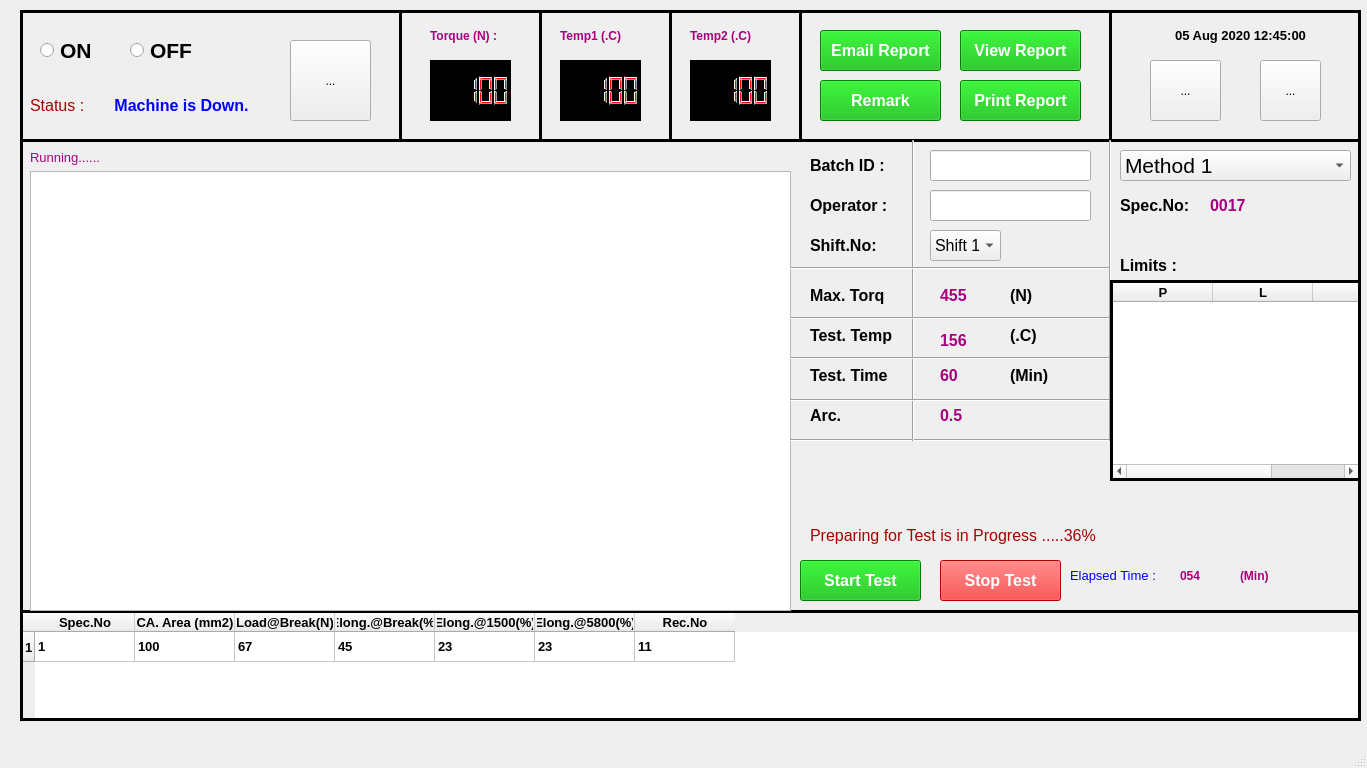
<?xml version="1.0" encoding="UTF-8"?>
<ui version="4.0">
 <class>MainWindow</class>
 <widget class="QMainWindow" name="MainWindow">
  <property name="geometry">
   <rect>
    <x>0</x>
    <y>0</y>
    <width>1367</width>
    <height>768</height>
   </rect>
  </property>
  <property name="baseSize">
   <size>
    <width>0</width>
    <height>0</height>
   </size>
  </property>
  <property name="windowTitle">
   <string>MainWindow</string>
  </property>
  <property name="styleSheet">
   <string notr="true"/>
  </property>
  <widget class="QWidget" name="centralwidget">
   <widget class="QFrame" name="frame">
    <property name="geometry">
     <rect>
      <x>20</x>
      <y>10</y>
      <width>1341</width>
      <height>711</height>
     </rect>
    </property>
    <property name="font">
     <font>
      <family>MS Sans Serif</family>
     </font>
    </property>
    <property name="styleSheet">
     <string notr="true">color: rgb(0, 0, 0);
</string>
    </property>
    <property name="frameShape">
     <enum>QFrame::Box</enum>
    </property>
    <property name="frameShadow">
     <enum>QFrame::Plain</enum>
    </property>
    <property name="lineWidth">
     <number>3</number>
    </property>
    <widget class="QLabel" name="label_20">
     <property name="geometry">
      <rect>
       <x>1110</x>
       <y>10</y>
       <width>221</width>
       <height>31</height>
      </rect>
     </property>
     <property name="font">
      <font>
       <family>Arial</family>
       <pointsize>10</pointsize>
       <weight>75</weight>
       <bold>true</bold>
      </font>
     </property>
     <property name="styleSheet">
      <string notr="true">color: rgb(0, 0, 0);</string>
     </property>
     <property name="text">
      <string>05 Aug 2020 12:45:00</string>
     </property>
     <property name="alignment">
      <set>Qt::AlignCenter</set>
     </property>
    </widget>
    <widget class="Line" name="line">
     <property name="geometry">
      <rect>
       <x>0</x>
       <y>120</y>
       <width>1341</width>
       <height>20</height>
      </rect>
     </property>
     <property name="frameShadow">
      <enum>QFrame::Plain</enum>
     </property>
     <property name="lineWidth">
      <number>3</number>
     </property>
     <property name="orientation">
      <enum>Qt::Horizontal</enum>
     </property>
    </widget>
    <widget class="QTableWidget" name="tableWidget">
     <property name="geometry">
      <rect>
       <x>0</x>
       <y>600</y>
       <width>1341</width>
       <height>111</height>
      </rect>
     </property>
     <property name="font">
      <font>
       <family>Arial</family>
       <pointsize>16</pointsize>
      </font>
     </property>
     <property name="styleSheet">
      <string notr="true">color: rgb(0, 0, 0);</string>
     </property>
     <property name="frameShape">
      <enum>QFrame::Box</enum>
     </property>
     <property name="frameShadow">
      <enum>QFrame::Plain</enum>
     </property>
     <property name="lineWidth">
      <number>3</number>
     </property>
     <property name="gridStyle">
      <enum>Qt::SolidLine</enum>
     </property>
     <property name="sortingEnabled">
      <bool>true</bool>
     </property>
     <row>
      <property name="text">
       <string>1</string>
      </property>
      <property name="font">
       <font>
        <family>Arial</family>
        <pointsize>10</pointsize>
        <weight>75</weight>
        <bold>true</bold>
       </font>
      </property>
     </row>
     <column>
      <property name="text">
       <string>Spec.No</string>
      </property>
      <property name="font">
       <font>
        <family>Arial</family>
        <pointsize>10</pointsize>
        <weight>75</weight>
        <bold>true</bold>
       </font>
      </property>
     </column>
     <column>
      <property name="text">
       <string>CA. Area (mm2)</string>
      </property>
      <property name="font">
       <font>
        <family>Arial</family>
        <pointsize>10</pointsize>
        <weight>75</weight>
        <bold>true</bold>
       </font>
      </property>
     </column>
     <column>
      <property name="text">
       <string>Load@Break(N)</string>
      </property>
      <property name="font">
       <font>
        <family>Arial</family>
        <pointsize>10</pointsize>
        <weight>75</weight>
        <bold>true</bold>
       </font>
      </property>
     </column>
     <column>
      <property name="text">
       <string>Elong.@Break(%)</string>
      </property>
      <property name="font">
       <font>
        <family>Arial</family>
        <pointsize>10</pointsize>
        <weight>75</weight>
        <bold>true</bold>
       </font>
      </property>
     </column>
     <column>
      <property name="text">
       <string>Elong.@1500(%)</string>
      </property>
      <property name="font">
       <font>
        <family>Arial</family>
        <pointsize>10</pointsize>
        <weight>75</weight>
        <bold>true</bold>
       </font>
      </property>
     </column>
     <column>
      <property name="text">
       <string>Elong.@5800(%)</string>
      </property>
      <property name="font">
       <font>
        <family>Arial</family>
        <pointsize>10</pointsize>
        <weight>75</weight>
        <bold>true</bold>
       </font>
      </property>
     </column>
     <column>
      <property name="text">
       <string>Rec.No</string>
      </property>
      <property name="font">
       <font>
        <family>Arial</family>
        <pointsize>10</pointsize>
        <weight>75</weight>
        <bold>true</bold>
       </font>
      </property>
     </column>
     <item row="0" column="0">
      <property name="text">
       <string>1</string>
      </property>
      <property name="font">
       <font>
        <family>Arial</family>
        <pointsize>10</pointsize>
        <weight>75</weight>
        <bold>true</bold>
       </font>
      </property>
     </item>
     <item row="0" column="1">
      <property name="text">
       <string>100</string>
      </property>
      <property name="font">
       <font>
        <family>Arial</family>
        <pointsize>10</pointsize>
        <weight>75</weight>
        <bold>true</bold>
       </font>
      </property>
     </item>
     <item row="0" column="2">
      <property name="text">
       <string>67</string>
      </property>
      <property name="font">
       <font>
        <family>Arial</family>
        <pointsize>10</pointsize>
        <weight>75</weight>
        <bold>true</bold>
       </font>
      </property>
     </item>
     <item row="0" column="3">
      <property name="text">
       <string>45</string>
      </property>
      <property name="font">
       <font>
        <family>Arial</family>
        <pointsize>10</pointsize>
        <weight>75</weight>
        <bold>true</bold>
       </font>
      </property>
     </item>
     <item row="0" column="4">
      <property name="text">
       <string>23</string>
      </property>
      <property name="font">
       <font>
        <family>Arial</family>
        <pointsize>10</pointsize>
        <weight>75</weight>
        <bold>true</bold>
       </font>
      </property>
     </item>
     <item row="0" column="5">
      <property name="text">
       <string>23</string>
      </property>
      <property name="font">
       <font>
        <family>Arial</family>
        <pointsize>10</pointsize>
        <weight>75</weight>
        <bold>true</bold>
       </font>
      </property>
     </item>
     <item row="0" column="6">
      <property name="text">
       <string>11</string>
      </property>
      <property name="font">
       <font>
        <family>Arial</family>
        <pointsize>10</pointsize>
        <weight>75</weight>
        <bold>true</bold>
       </font>
      </property>
     </item>
    </widget>
    <widget class="QLCDNumber" name="lcdNumber">
     <property name="geometry">
      <rect>
       <x>410</x>
       <y>50</y>
       <width>81</width>
       <height>61</height>
      </rect>
     </property>
     <property name="styleSheet">
      <string notr="true">background-color: rgb(0, 0, 0);
font: 10pt &quot;MS Sans Serif&quot;;
color: rgb(255, 0, 0);</string>
     </property>
     <property name="smallDecimalPoint">
      <bool>false</bool>
     </property>
     <property name="value" stdset="0">
      <double>100.000000000000000</double>
     </property>
     <property name="intValue" stdset="0">
      <number>100</number>
     </property>
    </widget>
    <widget class="QLabel" name="label_13">
     <property name="geometry">
      <rect>
       <x>410</x>
       <y>10</y>
       <width>81</width>
       <height>31</height>
      </rect>
     </property>
     <property name="font">
      <font>
       <family>Arial</family>
       <pointsize>9</pointsize>
       <weight>75</weight>
       <bold>true</bold>
      </font>
     </property>
     <property name="styleSheet">
      <string notr="true">color: rgb(170, 0, 127);</string>
     </property>
     <property name="text">
      <string>Torque (N) :</string>
     </property>
     <property name="alignment">
      <set>Qt::AlignLeading|Qt::AlignLeft|Qt::AlignVCenter</set>
     </property>
    </widget>
    <widget class="QWidget" name="layoutWidget">
     <property name="geometry">
      <rect>
       <x>10</x>
       <y>140</y>
       <width>761</width>
       <height>461</height>
      </rect>
     </property>
     <layout class="QGridLayout" name="gridLayout">
      <item row="1" column="0">
       <widget class="QGraphicsView" name="graphicsView"/>
      </item>
      <item row="0" column="0">
       <widget class="QLabel" name="label_22">
        <property name="font">
         <font>
          <family>Arial</family>
          <pointsize>10</pointsize>
          <weight>50</weight>
          <bold>false</bold>
         </font>
        </property>
        <property name="styleSheet">
         <string notr="true">color: rgb(170, 0, 127);</string>
        </property>
        <property name="text">
         <string>Running......</string>
        </property>
        <property name="alignment">
         <set>Qt::AlignLeading|Qt::AlignLeft|Qt::AlignVCenter</set>
        </property>
       </widget>
      </item>
     </layout>
    </widget>
    <widget class="QLabel" name="label_14">
     <property name="geometry">
      <rect>
       <x>540</x>
       <y>10</y>
       <width>81</width>
       <height>31</height>
      </rect>
     </property>
     <property name="font">
      <font>
       <family>Arial</family>
       <pointsize>9</pointsize>
       <weight>75</weight>
       <bold>true</bold>
      </font>
     </property>
     <property name="styleSheet">
      <string notr="true">color: rgb(170, 0, 127);</string>
     </property>
     <property name="text">
      <string>Temp1 (.C) </string>
     </property>
     <property name="alignment">
      <set>Qt::AlignLeading|Qt::AlignLeft|Qt::AlignVCenter</set>
     </property>
    </widget>
    <widget class="QLCDNumber" name="lcdNumber_2">
     <property name="geometry">
      <rect>
       <x>540</x>
       <y>50</y>
       <width>81</width>
       <height>61</height>
      </rect>
     </property>
     <property name="styleSheet">
      <string notr="true">background-color: rgb(0, 0, 0);
font: 10pt &quot;MS Sans Serif&quot;;
color: rgb(255, 0, 0);</string>
     </property>
     <property name="smallDecimalPoint">
      <bool>false</bool>
     </property>
     <property name="value" stdset="0">
      <double>100.000000000000000</double>
     </property>
     <property name="intValue" stdset="0">
      <number>100</number>
     </property>
    </widget>
    <widget class="Line" name="line_15">
     <property name="geometry">
      <rect>
       <x>370</x>
       <y>0</y>
       <width>20</width>
       <height>131</height>
      </rect>
     </property>
     <property name="frameShadow">
      <enum>QFrame::Plain</enum>
     </property>
     <property name="lineWidth">
      <number>3</number>
     </property>
     <property name="orientation">
      <enum>Qt::Vertical</enum>
     </property>
    </widget>
    <widget class="QToolButton" name="toolButton">
     <property name="geometry">
      <rect>
       <x>270</x>
       <y>30</y>
       <width>81</width>
       <height>81</height>
      </rect>
     </property>
     <property name="text">
      <string>...</string>
     </property>
     <property name="icon">
      <iconset>
       <normaloff>../images/start.jpg</normaloff>../images/start.jpg</iconset>
     </property>
     <property name="iconSize">
      <size>
       <width>100</width>
       <height>100</height>
      </size>
     </property>
    </widget>
    <widget class="QLabel" name="label_48">
     <property name="geometry">
      <rect>
       <x>10</x>
       <y>80</y>
       <width>61</width>
       <height>31</height>
      </rect>
     </property>
     <property name="font">
      <font>
       <family>Arial</family>
       <pointsize>12</pointsize>
       <weight>50</weight>
       <bold>false</bold>
      </font>
     </property>
     <property name="styleSheet">
      <string notr="true">color: rgb(170, 0, 0);</string>
     </property>
     <property name="text">
      <string>Status :</string>
     </property>
     <property name="alignment">
      <set>Qt::AlignLeading|Qt::AlignLeft|Qt::AlignVCenter</set>
     </property>
    </widget>
    <widget class="QLCDNumber" name="lcdNumber_3">
     <property name="geometry">
      <rect>
       <x>670</x>
       <y>50</y>
       <width>81</width>
       <height>61</height>
      </rect>
     </property>
     <property name="styleSheet">
      <string notr="true">background-color: rgb(0, 0, 0);
font: 10pt &quot;MS Sans Serif&quot;;
color: rgb(255, 0, 0);</string>
     </property>
     <property name="smallDecimalPoint">
      <bool>false</bool>
     </property>
     <property name="value" stdset="0">
      <double>100.000000000000000</double>
     </property>
     <property name="intValue" stdset="0">
      <number>100</number>
     </property>
    </widget>
    <widget class="QLabel" name="label_21">
     <property name="geometry">
      <rect>
       <x>670</x>
       <y>10</y>
       <width>81</width>
       <height>31</height>
      </rect>
     </property>
     <property name="font">
      <font>
       <family>Arial</family>
       <pointsize>9</pointsize>
       <weight>75</weight>
       <bold>true</bold>
      </font>
     </property>
     <property name="styleSheet">
      <string notr="true">color: rgb(170, 0, 127);</string>
     </property>
     <property name="text">
      <string>Temp2 (.C) </string>
     </property>
     <property name="alignment">
      <set>Qt::AlignLeading|Qt::AlignLeft|Qt::AlignVCenter</set>
     </property>
    </widget>
    <widget class="Line" name="line_16">
     <property name="geometry">
      <rect>
       <x>510</x>
       <y>0</y>
       <width>20</width>
       <height>131</height>
      </rect>
     </property>
     <property name="frameShadow">
      <enum>QFrame::Plain</enum>
     </property>
     <property name="lineWidth">
      <number>3</number>
     </property>
     <property name="orientation">
      <enum>Qt::Vertical</enum>
     </property>
    </widget>
    <widget class="Line" name="line_17">
     <property name="geometry">
      <rect>
       <x>640</x>
       <y>0</y>
       <width>20</width>
       <height>131</height>
      </rect>
     </property>
     <property name="frameShadow">
      <enum>QFrame::Plain</enum>
     </property>
     <property name="lineWidth">
      <number>3</number>
     </property>
     <property name="orientation">
      <enum>Qt::Vertical</enum>
     </property>
    </widget>
    <widget class="Line" name="line_18">
     <property name="geometry">
      <rect>
       <x>770</x>
       <y>0</y>
       <width>20</width>
       <height>131</height>
      </rect>
     </property>
     <property name="frameShadow">
      <enum>QFrame::Plain</enum>
     </property>
     <property name="lineWidth">
      <number>3</number>
     </property>
     <property name="orientation">
      <enum>Qt::Vertical</enum>
     </property>
    </widget>
    <widget class="Line" name="line_19">
     <property name="geometry">
      <rect>
       <x>1080</x>
       <y>0</y>
       <width>20</width>
       <height>131</height>
      </rect>
     </property>
     <property name="frameShadow">
      <enum>QFrame::Plain</enum>
     </property>
     <property name="lineWidth">
      <number>3</number>
     </property>
     <property name="orientation">
      <enum>Qt::Vertical</enum>
     </property>
    </widget>
    <widget class="QToolButton" name="toolButton_3">
     <property name="geometry">
      <rect>
       <x>1240</x>
       <y>50</y>
       <width>61</width>
       <height>61</height>
      </rect>
     </property>
     <property name="text">
      <string>...</string>
     </property>
     <property name="icon">
      <iconset>
       <normaloff>../images/report3.png</normaloff>../images/report3.png</iconset>
     </property>
     <property name="iconSize">
      <size>
       <width>250</width>
       <height>150</height>
      </size>
     </property>
    </widget>
    <widget class="QToolButton" name="toolButton_4">
     <property name="geometry">
      <rect>
       <x>1130</x>
       <y>50</y>
       <width>71</width>
       <height>61</height>
      </rect>
     </property>
     <property name="text">
      <string>...</string>
     </property>
     <property name="icon">
      <iconset>
       <normaloff>../images/setting.png</normaloff>../images/setting.png</iconset>
     </property>
     <property name="iconSize">
      <size>
       <width>250</width>
       <height>150</height>
      </size>
     </property>
    </widget>
    <widget class="QPushButton" name="pushButton_5">
     <property name="geometry">
      <rect>
       <x>800</x>
       <y>20</y>
       <width>121</width>
       <height>41</height>
      </rect>
     </property>
     <property name="font">
      <font>
       <family>Arial</family>
       <pointsize>12</pointsize>
       <weight>75</weight>
       <bold>true</bold>
      </font>
     </property>
     <property name="styleSheet">
      <string notr="true">color: rgb(255, 255, 255);
background-color: rgb(0, 180, 0);</string>
     </property>
     <property name="text">
      <string>Email Report</string>
     </property>
    </widget>
    <widget class="QPushButton" name="pushButton_6">
     <property name="geometry">
      <rect>
       <x>940</x>
       <y>20</y>
       <width>121</width>
       <height>41</height>
      </rect>
     </property>
     <property name="font">
      <font>
       <family>Arial</family>
       <pointsize>12</pointsize>
       <weight>75</weight>
       <bold>true</bold>
      </font>
     </property>
     <property name="styleSheet">
      <string notr="true">color: rgb(255, 255, 255);
background-color: rgb(0, 180, 0);</string>
     </property>
     <property name="text">
      <string>View Report</string>
     </property>
    </widget>
    <widget class="QPushButton" name="pushButton_7">
     <property name="geometry">
      <rect>
       <x>940</x>
       <y>70</y>
       <width>121</width>
       <height>41</height>
      </rect>
     </property>
     <property name="font">
      <font>
       <family>Arial</family>
       <pointsize>12</pointsize>
       <weight>75</weight>
       <bold>true</bold>
      </font>
     </property>
     <property name="styleSheet">
      <string notr="true">color: rgb(255, 255, 255);
background-color: rgb(0, 180, 0);</string>
     </property>
     <property name="text">
      <string>Print Report</string>
     </property>
    </widget>
    <widget class="QPushButton" name="pushButton_8">
     <property name="geometry">
      <rect>
       <x>800</x>
       <y>70</y>
       <width>121</width>
       <height>41</height>
      </rect>
     </property>
     <property name="font">
      <font>
       <family>Arial</family>
       <pointsize>12</pointsize>
       <weight>75</weight>
       <bold>true</bold>
      </font>
     </property>
     <property name="styleSheet">
      <string notr="true">color: rgb(255, 255, 255);
background-color: rgb(0, 180, 0);</string>
     </property>
     <property name="text">
      <string>Remark</string>
     </property>
    </widget>
    <widget class="QComboBox" name="comboBox">
     <property name="geometry">
      <rect>
       <x>1100</x>
       <y>140</y>
       <width>231</width>
       <height>31</height>
      </rect>
     </property>
     <property name="font">
      <font>
       <family>Arial</family>
       <pointsize>16</pointsize>
      </font>
     </property>
     <item>
      <property name="text">
       <string>Method 1</string>
      </property>
     </item>
     <item>
      <property name="text">
       <string>Method 2</string>
      </property>
     </item>
     <item>
      <property name="text">
       <string>Method 3</string>
      </property>
     </item>
     <item>
      <property name="text">
       <string>Method 4</string>
      </property>
     </item>
     <item>
      <property name="text">
       <string>Method 5</string>
      </property>
     </item>
     <item>
      <property name="text">
       <string>Method 6</string>
      </property>
     </item>
    </widget>
    <widget class="QLabel" name="label_11">
     <property name="geometry">
      <rect>
       <x>1100</x>
       <y>180</y>
       <width>81</width>
       <height>31</height>
      </rect>
     </property>
     <property name="font">
      <font>
       <family>Arial</family>
       <pointsize>12</pointsize>
       <weight>75</weight>
       <bold>true</bold>
      </font>
     </property>
     <property name="styleSheet">
      <string notr="true">color: rgb(0, 0, 0);</string>
     </property>
     <property name="text">
      <string>Spec.No:</string>
     </property>
     <property name="alignment">
      <set>Qt::AlignLeading|Qt::AlignLeft|Qt::AlignVCenter</set>
     </property>
    </widget>
    <widget class="QLineEdit" name="lineEdit_3">
     <property name="geometry">
      <rect>
       <x>910</x>
       <y>140</y>
       <width>161</width>
       <height>31</height>
      </rect>
     </property>
     <property name="font">
      <font>
       <family>Arial</family>
       <pointsize>12</pointsize>
       <weight>75</weight>
       <bold>true</bold>
      </font>
     </property>
    </widget>
    <widget class="QLabel" name="label_9">
     <property name="geometry">
      <rect>
       <x>790</x>
       <y>140</y>
       <width>91</width>
       <height>31</height>
      </rect>
     </property>
     <property name="font">
      <font>
       <family>Arial</family>
       <pointsize>12</pointsize>
       <weight>75</weight>
       <bold>true</bold>
      </font>
     </property>
     <property name="styleSheet">
      <string notr="true">color: rgb(0, 0, 0);</string>
     </property>
     <property name="text">
      <string>Batch ID :</string>
     </property>
     <property name="alignment">
      <set>Qt::AlignLeading|Qt::AlignLeft|Qt::AlignVCenter</set>
     </property>
    </widget>
    <widget class="QLabel" name="label_12">
     <property name="geometry">
      <rect>
       <x>1190</x>
       <y>180</y>
       <width>91</width>
       <height>31</height>
      </rect>
     </property>
     <property name="font">
      <font>
       <family>Arial</family>
       <pointsize>12</pointsize>
       <weight>75</weight>
       <bold>true</bold>
      </font>
     </property>
     <property name="styleSheet">
      <string notr="true">color: rgb(170, 0, 127);</string>
     </property>
     <property name="text">
      <string>0017</string>
     </property>
     <property name="alignment">
      <set>Qt::AlignLeading|Qt::AlignLeft|Qt::AlignVCenter</set>
     </property>
    </widget>
    <widget class="QLabel" name="label_10">
     <property name="geometry">
      <rect>
       <x>790</x>
       <y>180</y>
       <width>91</width>
       <height>31</height>
      </rect>
     </property>
     <property name="font">
      <font>
       <family>Arial</family>
       <pointsize>12</pointsize>
       <weight>75</weight>
       <bold>true</bold>
      </font>
     </property>
     <property name="styleSheet">
      <string notr="true">color: rgb(0, 0, 0);</string>
     </property>
     <property name="text">
      <string>Operator :</string>
     </property>
     <property name="alignment">
      <set>Qt::AlignLeading|Qt::AlignLeft|Qt::AlignVCenter</set>
     </property>
    </widget>
    <widget class="QLineEdit" name="lineEdit_4">
     <property name="geometry">
      <rect>
       <x>910</x>
       <y>180</y>
       <width>161</width>
       <height>31</height>
      </rect>
     </property>
     <property name="font">
      <font>
       <family>Arial</family>
       <pointsize>12</pointsize>
       <weight>75</weight>
       <bold>true</bold>
      </font>
     </property>
    </widget>
    <widget class="QLabel" name="label_15">
     <property name="geometry">
      <rect>
       <x>790</x>
       <y>220</y>
       <width>91</width>
       <height>31</height>
      </rect>
     </property>
     <property name="font">
      <font>
       <family>Arial</family>
       <pointsize>12</pointsize>
       <weight>75</weight>
       <bold>true</bold>
      </font>
     </property>
     <property name="styleSheet">
      <string notr="true">color: rgb(0, 0, 0);</string>
     </property>
     <property name="text">
      <string>Shift.No:</string>
     </property>
     <property name="alignment">
      <set>Qt::AlignLeading|Qt::AlignLeft|Qt::AlignVCenter</set>
     </property>
    </widget>
    <widget class="QComboBox" name="comboBox_2">
     <property name="geometry">
      <rect>
       <x>910</x>
       <y>220</y>
       <width>71</width>
       <height>31</height>
      </rect>
     </property>
     <property name="font">
      <font>
       <family>Arial</family>
       <pointsize>12</pointsize>
      </font>
     </property>
     <item>
      <property name="text">
       <string>Shift 1</string>
      </property>
     </item>
     <item>
      <property name="text">
       <string>Shift  2</string>
      </property>
     </item>
     <item>
      <property name="text">
       <string>Shift  3</string>
      </property>
     </item>
     <item>
      <property name="text">
       <string>Shift  4</string>
      </property>
     </item>
    </widget>
    <widget class="QLabel" name="label_16">
     <property name="geometry">
      <rect>
       <x>790</x>
       <y>270</y>
       <width>91</width>
       <height>31</height>
      </rect>
     </property>
     <property name="font">
      <font>
       <family>Arial</family>
       <pointsize>12</pointsize>
       <weight>75</weight>
       <bold>true</bold>
      </font>
     </property>
     <property name="styleSheet">
      <string notr="true">color: rgb(0, 0, 0);</string>
     </property>
     <property name="text">
      <string>Max. Torq</string>
     </property>
     <property name="alignment">
      <set>Qt::AlignLeading|Qt::AlignLeft|Qt::AlignVCenter</set>
     </property>
    </widget>
    <widget class="QLabel" name="label_17">
     <property name="geometry">
      <rect>
       <x>790</x>
       <y>310</y>
       <width>101</width>
       <height>31</height>
      </rect>
     </property>
     <property name="font">
      <font>
       <family>Arial</family>
       <pointsize>12</pointsize>
       <weight>75</weight>
       <bold>true</bold>
      </font>
     </property>
     <property name="styleSheet">
      <string notr="true">color: rgb(0, 0, 0);</string>
     </property>
     <property name="text">
      <string>Test. Temp </string>
     </property>
     <property name="alignment">
      <set>Qt::AlignLeading|Qt::AlignLeft|Qt::AlignVCenter</set>
     </property>
    </widget>
    <widget class="QLabel" name="label_18">
     <property name="geometry">
      <rect>
       <x>920</x>
       <y>270</y>
       <width>61</width>
       <height>31</height>
      </rect>
     </property>
     <property name="font">
      <font>
       <family>Arial</family>
       <pointsize>12</pointsize>
       <weight>75</weight>
       <bold>true</bold>
      </font>
     </property>
     <property name="styleSheet">
      <string notr="true">color: rgb(170, 0, 127);</string>
     </property>
     <property name="text">
      <string>455</string>
     </property>
     <property name="alignment">
      <set>Qt::AlignLeading|Qt::AlignLeft|Qt::AlignVCenter</set>
     </property>
    </widget>
    <widget class="QLabel" name="label_19">
     <property name="geometry">
      <rect>
       <x>990</x>
       <y>270</y>
       <width>41</width>
       <height>31</height>
      </rect>
     </property>
     <property name="font">
      <font>
       <family>Arial</family>
       <pointsize>12</pointsize>
       <weight>75</weight>
       <bold>true</bold>
      </font>
     </property>
     <property name="styleSheet">
      <string notr="true">color: rgb(0, 0, 0);</string>
     </property>
     <property name="text">
      <string>(N)</string>
     </property>
     <property name="alignment">
      <set>Qt::AlignLeading|Qt::AlignLeft|Qt::AlignVCenter</set>
     </property>
    </widget>
    <widget class="QLabel" name="label_23">
     <property name="geometry">
      <rect>
       <x>920</x>
       <y>320</y>
       <width>61</width>
       <height>21</height>
      </rect>
     </property>
     <property name="font">
      <font>
       <family>Arial</family>
       <pointsize>12</pointsize>
       <weight>75</weight>
       <bold>true</bold>
      </font>
     </property>
     <property name="styleSheet">
      <string notr="true">color: rgb(170, 0, 127);</string>
     </property>
     <property name="text">
      <string>156</string>
     </property>
     <property name="alignment">
      <set>Qt::AlignLeading|Qt::AlignLeft|Qt::AlignVCenter</set>
     </property>
    </widget>
    <widget class="QLabel" name="label_24">
     <property name="geometry">
      <rect>
       <x>990</x>
       <y>310</y>
       <width>41</width>
       <height>31</height>
      </rect>
     </property>
     <property name="font">
      <font>
       <family>Arial</family>
       <pointsize>12</pointsize>
       <weight>75</weight>
       <bold>true</bold>
      </font>
     </property>
     <property name="styleSheet">
      <string notr="true">color: rgb(0, 0, 0);</string>
     </property>
     <property name="text">
      <string>(.C)</string>
     </property>
     <property name="alignment">
      <set>Qt::AlignLeading|Qt::AlignLeft|Qt::AlignVCenter</set>
     </property>
    </widget>
    <widget class="QLabel" name="label_25">
     <property name="geometry">
      <rect>
       <x>790</x>
       <y>350</y>
       <width>91</width>
       <height>31</height>
      </rect>
     </property>
     <property name="font">
      <font>
       <family>Arial</family>
       <pointsize>12</pointsize>
       <weight>75</weight>
       <bold>true</bold>
      </font>
     </property>
     <property name="styleSheet">
      <string notr="true">color: rgb(0, 0, 0);</string>
     </property>
     <property name="text">
      <string>Test. Time </string>
     </property>
     <property name="alignment">
      <set>Qt::AlignLeading|Qt::AlignLeft|Qt::AlignVCenter</set>
     </property>
    </widget>
    <widget class="QLabel" name="label_26">
     <property name="geometry">
      <rect>
       <x>920</x>
       <y>350</y>
       <width>61</width>
       <height>31</height>
      </rect>
     </property>
     <property name="font">
      <font>
       <family>Arial</family>
       <pointsize>12</pointsize>
       <weight>75</weight>
       <bold>true</bold>
      </font>
     </property>
     <property name="styleSheet">
      <string notr="true">color: rgb(170, 0, 127);</string>
     </property>
     <property name="text">
      <string>60</string>
     </property>
     <property name="alignment">
      <set>Qt::AlignLeading|Qt::AlignLeft|Qt::AlignVCenter</set>
     </property>
    </widget>
    <widget class="QLabel" name="label_27">
     <property name="geometry">
      <rect>
       <x>990</x>
       <y>350</y>
       <width>41</width>
       <height>31</height>
      </rect>
     </property>
     <property name="font">
      <font>
       <family>Arial</family>
       <pointsize>12</pointsize>
       <weight>75</weight>
       <bold>true</bold>
      </font>
     </property>
     <property name="styleSheet">
      <string notr="true">color: rgb(0, 0, 0);</string>
     </property>
     <property name="text">
      <string>(Min)</string>
     </property>
     <property name="alignment">
      <set>Qt::AlignLeading|Qt::AlignLeft|Qt::AlignVCenter</set>
     </property>
    </widget>
    <widget class="QLabel" name="label_28">
     <property name="geometry">
      <rect>
       <x>790</x>
       <y>390</y>
       <width>91</width>
       <height>31</height>
      </rect>
     </property>
     <property name="font">
      <font>
       <family>Arial</family>
       <pointsize>12</pointsize>
       <weight>75</weight>
       <bold>true</bold>
      </font>
     </property>
     <property name="styleSheet">
      <string notr="true">color: rgb(0, 0, 0);</string>
     </property>
     <property name="text">
      <string>Arc. </string>
     </property>
     <property name="alignment">
      <set>Qt::AlignLeading|Qt::AlignLeft|Qt::AlignVCenter</set>
     </property>
    </widget>
    <widget class="QLabel" name="label_29">
     <property name="geometry">
      <rect>
       <x>920</x>
       <y>390</y>
       <width>51</width>
       <height>31</height>
      </rect>
     </property>
     <property name="font">
      <font>
       <family>Arial</family>
       <pointsize>12</pointsize>
       <weight>75</weight>
       <bold>true</bold>
      </font>
     </property>
     <property name="styleSheet">
      <string notr="true">color: rgb(170, 0, 127);</string>
     </property>
     <property name="text">
      <string>0.5</string>
     </property>
     <property name="alignment">
      <set>Qt::AlignLeading|Qt::AlignLeft|Qt::AlignVCenter</set>
     </property>
    </widget>
    <widget class="Line" name="line_2">
     <property name="geometry">
      <rect>
       <x>770</x>
       <y>420</y>
       <width>321</width>
       <height>21</height>
      </rect>
     </property>
     <property name="orientation">
      <enum>Qt::Horizontal</enum>
     </property>
    </widget>
    <widget class="Line" name="line_3">
     <property name="geometry">
      <rect>
       <x>883</x>
       <y>130</y>
       <width>20</width>
       <height>301</height>
      </rect>
     </property>
     <property name="orientation">
      <enum>Qt::Vertical</enum>
     </property>
    </widget>
    <widget class="Line" name="line_4">
     <property name="geometry">
      <rect>
       <x>770</x>
       <y>380</y>
       <width>321</width>
       <height>20</height>
      </rect>
     </property>
     <property name="orientation">
      <enum>Qt::Horizontal</enum>
     </property>
    </widget>
    <widget class="Line" name="line_5">
     <property name="geometry">
      <rect>
       <x>770</x>
       <y>340</y>
       <width>321</width>
       <height>16</height>
      </rect>
     </property>
     <property name="orientation">
      <enum>Qt::Horizontal</enum>
     </property>
    </widget>
    <widget class="Line" name="line_6">
     <property name="geometry">
      <rect>
       <x>770</x>
       <y>300</y>
       <width>321</width>
       <height>16</height>
      </rect>
     </property>
     <property name="orientation">
      <enum>Qt::Horizontal</enum>
     </property>
    </widget>
    <widget class="Line" name="line_7">
     <property name="geometry">
      <rect>
       <x>770</x>
       <y>250</y>
       <width>321</width>
       <height>16</height>
      </rect>
     </property>
     <property name="orientation">
      <enum>Qt::Horizontal</enum>
     </property>
    </widget>
    <widget class="Line" name="line_8">
     <property name="geometry">
      <rect>
       <x>1080</x>
       <y>130</y>
       <width>20</width>
       <height>301</height>
      </rect>
     </property>
     <property name="orientation">
      <enum>Qt::Vertical</enum>
     </property>
    </widget>
    <widget class="QPushButton" name="pushButton_9">
     <property name="geometry">
      <rect>
       <x>780</x>
       <y>550</y>
       <width>121</width>
       <height>41</height>
      </rect>
     </property>
     <property name="font">
      <font>
       <family>Arial</family>
       <pointsize>12</pointsize>
       <weight>75</weight>
       <bold>true</bold>
      </font>
     </property>
     <property name="styleSheet">
      <string notr="true">color: rgb(255, 255, 255);
background-color: rgb(0, 180, 0);</string>
     </property>
     <property name="text">
      <string>Start Test</string>
     </property>
    </widget>
    <widget class="QPushButton" name="pushButton_11">
     <property name="geometry">
      <rect>
       <x>920</x>
       <y>550</y>
       <width>121</width>
       <height>41</height>
      </rect>
     </property>
     <property name="font">
      <font>
       <family>Arial</family>
       <pointsize>12</pointsize>
       <weight>75</weight>
       <bold>true</bold>
      </font>
     </property>
     <property name="styleSheet">
      <string notr="true">background-color: rgb(255, 0, 0);
color: rgb(255, 255, 255);</string>
     </property>
     <property name="text">
      <string>Stop Test</string>
     </property>
    </widget>
    <widget class="QTableWidget" name="tableWidget_2">
     <property name="geometry">
      <rect>
       <x>1090</x>
       <y>270</y>
       <width>251</width>
       <height>201</height>
      </rect>
     </property>
     <property name="font">
      <font>
       <family>Arial</family>
       <pointsize>16</pointsize>
      </font>
     </property>
     <property name="styleSheet">
      <string notr="true">color: rgb(0, 0, 0);</string>
     </property>
     <property name="frameShape">
      <enum>QFrame::Box</enum>
     </property>
     <property name="frameShadow">
      <enum>QFrame::Plain</enum>
     </property>
     <property name="lineWidth">
      <number>3</number>
     </property>
     <property name="gridStyle">
      <enum>Qt::SolidLine</enum>
     </property>
     <property name="sortingEnabled">
      <bool>true</bool>
     </property>
     <column>
      <property name="text">
       <string>P</string>
      </property>
      <property name="font">
       <font>
        <family>Arial</family>
        <pointsize>10</pointsize>
        <weight>75</weight>
        <bold>true</bold>
       </font>
      </property>
     </column>
     <column>
      <property name="text">
       <string>L</string>
      </property>
      <property name="font">
       <font>
        <family>Arial</family>
        <pointsize>10</pointsize>
        <weight>75</weight>
        <bold>true</bold>
       </font>
      </property>
     </column>
     <column>
      <property name="text">
       <string>U</string>
      </property>
      <property name="font">
       <font>
        <family>Arial</family>
        <pointsize>10</pointsize>
        <weight>75</weight>
        <bold>true</bold>
       </font>
      </property>
     </column>
    </widget>
    <widget class="QLabel" name="label_50">
     <property name="geometry">
      <rect>
       <x>790</x>
       <y>510</y>
       <width>431</width>
       <height>31</height>
      </rect>
     </property>
     <property name="font">
      <font>
       <family>Arial</family>
       <pointsize>12</pointsize>
       <weight>50</weight>
       <bold>false</bold>
      </font>
     </property>
     <property name="styleSheet">
      <string notr="true">color: rgb(170, 0, 0);</string>
     </property>
     <property name="text">
      <string>Preparing for Test is in Progress .....36%</string>
     </property>
     <property name="alignment">
      <set>Qt::AlignLeading|Qt::AlignLeft|Qt::AlignVCenter</set>
     </property>
    </widget>
    <widget class="QLabel" name="label_51">
     <property name="geometry">
      <rect>
       <x>90</x>
       <y>80</y>
       <width>161</width>
       <height>31</height>
      </rect>
     </property>
     <property name="font">
      <font>
       <family>Arial</family>
       <pointsize>12</pointsize>
       <weight>75</weight>
       <bold>true</bold>
      </font>
     </property>
     <property name="styleSheet">
      <string notr="true">color: rgb(0, 0, 255);</string>
     </property>
     <property name="text">
      <string> Machine is Down.</string>
     </property>
     <property name="alignment">
      <set>Qt::AlignLeading|Qt::AlignLeft|Qt::AlignVCenter</set>
     </property>
    </widget>
    <widget class="QLabel" name="label_32">
     <property name="geometry">
      <rect>
       <x>1100</x>
       <y>240</y>
       <width>81</width>
       <height>31</height>
      </rect>
     </property>
     <property name="font">
      <font>
       <family>Arial</family>
       <pointsize>12</pointsize>
       <weight>75</weight>
       <bold>true</bold>
      </font>
     </property>
     <property name="styleSheet">
      <string notr="true">color: rgb(0, 0, 0);</string>
     </property>
     <property name="text">
      <string>Limits :</string>
     </property>
     <property name="alignment">
      <set>Qt::AlignLeading|Qt::AlignLeft|Qt::AlignVCenter</set>
     </property>
    </widget>
    <widget class="QRadioButton" name="radioButton">
     <property name="geometry">
      <rect>
       <x>20</x>
       <y>20</y>
       <width>71</width>
       <height>41</height>
      </rect>
     </property>
     <property name="font">
      <font>
       <family>Arial</family>
       <pointsize>16</pointsize>
       <weight>75</weight>
       <bold>true</bold>
      </font>
     </property>
     <property name="text">
      <string>ON</string>
     </property>
    </widget>
    <widget class="QRadioButton" name="radioButton_2">
     <property name="geometry">
      <rect>
       <x>110</x>
       <y>20</y>
       <width>82</width>
       <height>41</height>
      </rect>
     </property>
     <property name="font">
      <font>
       <family>Arial</family>
       <pointsize>16</pointsize>
       <weight>75</weight>
       <bold>true</bold>
      </font>
     </property>
     <property name="text">
      <string>OFF</string>
     </property>
    </widget>
    <widget class="QLabel" name="label_52">
     <property name="geometry">
      <rect>
       <x>1050</x>
       <y>550</y>
       <width>101</width>
       <height>31</height>
      </rect>
     </property>
     <property name="font">
      <font>
       <family>Arial</family>
       <pointsize>10</pointsize>
       <weight>50</weight>
       <bold>false</bold>
      </font>
     </property>
     <property name="styleSheet">
      <string notr="true">color: rgb(0, 0, 255);</string>
     </property>
     <property name="text">
      <string>Elapsed Time :</string>
     </property>
     <property name="alignment">
      <set>Qt::AlignLeading|Qt::AlignLeft|Qt::AlignVCenter</set>
     </property>
    </widget>
    <widget class="QLabel" name="label_33">
     <property name="geometry">
      <rect>
       <x>1160</x>
       <y>550</y>
       <width>51</width>
       <height>31</height>
      </rect>
     </property>
     <property name="font">
      <font>
       <family>Arial</family>
       <pointsize>9</pointsize>
       <weight>75</weight>
       <bold>true</bold>
      </font>
     </property>
     <property name="styleSheet">
      <string notr="true">color: rgb(170, 0, 127);</string>
     </property>
     <property name="text">
      <string>054</string>
     </property>
     <property name="alignment">
      <set>Qt::AlignLeading|Qt::AlignLeft|Qt::AlignVCenter</set>
     </property>
    </widget>
    <widget class="QLabel" name="label_34">
     <property name="geometry">
      <rect>
       <x>1220</x>
       <y>550</y>
       <width>61</width>
       <height>31</height>
      </rect>
     </property>
     <property name="font">
      <font>
       <family>Arial</family>
       <pointsize>9</pointsize>
       <weight>75</weight>
       <bold>true</bold>
      </font>
     </property>
     <property name="styleSheet">
      <string notr="true">color: rgb(170, 0, 127);</string>
     </property>
     <property name="text">
      <string>(Min)</string>
     </property>
     <property name="alignment">
      <set>Qt::AlignLeading|Qt::AlignLeft|Qt::AlignVCenter</set>
     </property>
    </widget>
   </widget>
  </widget>
  <widget class="QMenuBar" name="menubar">
   <property name="geometry">
    <rect>
     <x>0</x>
     <y>0</y>
     <width>1367</width>
     <height>21</height>
    </rect>
   </property>
  </widget>
  <widget class="QStatusBar" name="statusbar"/>
 </widget>
 <resources/>
 <connections/>
</ui>
